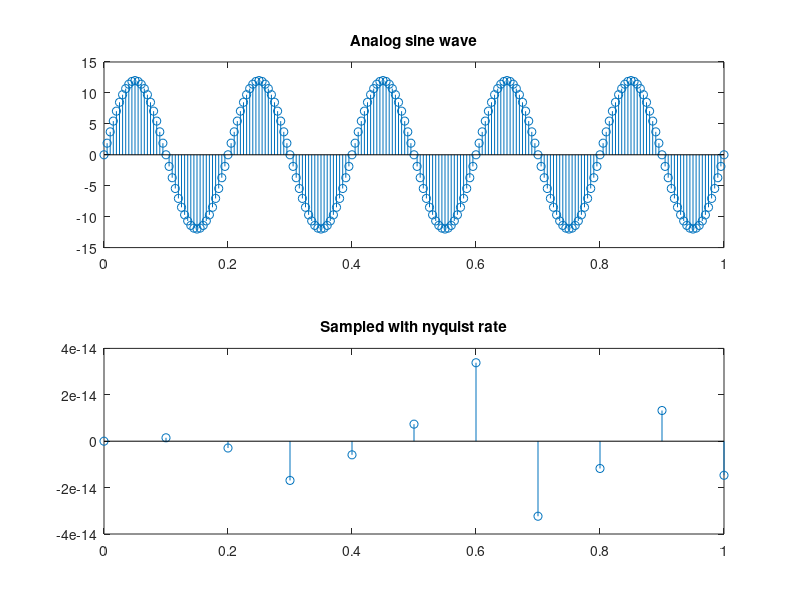

Write the MATLAB code that produced this figure.
clc
clear all;
close all;

f = 5;
a = 12;
t = 0:0.005:1;

analogSingnal = a*sin(2*pi*f*t);
subplot(2,1,1);
plot(t, analogSingnal);
stem(t, analogSingnal);
title('Analog sine wave');

fs = 2*f;
n = 0:1/fs:1;
sampledSignal = a*sin(2*pi*f*n);
subplot(2,1,2);
%plot(n, sampledSignal);
stem(n, sampledSignal);
title('Sampled with nyquist rate');